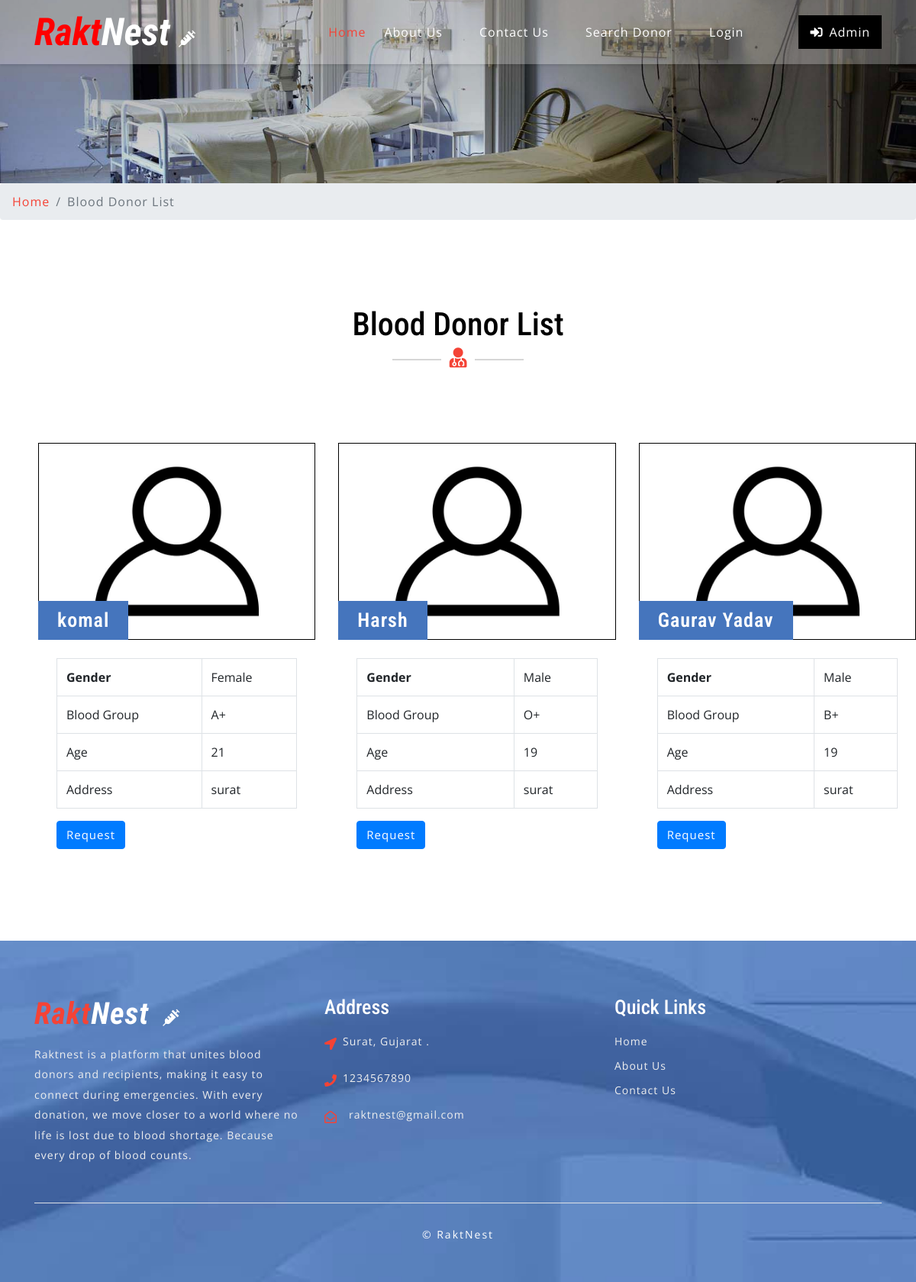
Page /donor-list.php on the committed database.
### tables this page shows
CREATE TABLE `tblblooddonars` (
  `id` int(11) NOT NULL,
  `FullName` varchar(100) DEFAULT NULL,
  `MobileNumber` char(11) DEFAULT NULL,
  `EmailId` varchar(100) DEFAULT NULL,
  `Gender` varchar(20) DEFAULT NULL,
  `Age` int(11) DEFAULT NULL,
  `BloodGroup` varchar(20) DEFAULT NULL,
  `Address` varchar(255) DEFAULT NULL,
  `Message` mediumtext DEFAULT NULL,
  `PostingDate` timestamp NOT NULL DEFAULT current_timestamp(),
  `status` int(1) DEFAULT NULL,
  `Password` varchar(250) DEFAULT NULL
);

CREATE TABLE `tblcontactusinfo` (
  `id` int(11) NOT NULL,
  `Address` tinytext DEFAULT NULL,
  `EmailId` varchar(255) DEFAULT NULL,
  `ContactNo` char(11) DEFAULT NULL
);

### donor-list.php (the view, shortened to what this page needs)
<?php
include('includes/config.php');
?>
<!DOCTYPE html>
<html lang="zxx">
<head>
	<link rel="stylesheet" href="css/bootstrap.css">
	<link rel="stylesheet" href="css/style.css" type="text/css" media="all" />
	<link rel="stylesheet" href="css/fontawesome-all.css">
</head>
<body>
	<?php include('includes/header.php');?>
	<div class="inner-banner-w3ls">
	</div>
	<div class="breadcrumb-agile">
		<div aria-label="breadcrumb">
			<ol class="breadcrumb">
				<li class="breadcrumb-item">
					<a href="index.php">Home</a>
				</li>
				<li class="breadcrumb-item active" aria-current="page">Blood Donor List</li>
			</ol>
		</div>
	</div>
	<div class="agileits-contact py-5">
		<div class="py-xl-5 py-lg-3">
			<div class="w3ls-titles text-center mb-5">
				<h3 class="title">Blood Donor List</h3>
				<span>
					<i class="fas fa-user-md"></i>
				</span>
			</div>
			<div class="d-flex">
				<div class="row package-grids mt-5" style="padding-left: 50px;">
				<?php
$status=1;
$sql = "SELECT * from tblblooddonars where status=:status";
$query = $dbh -> prepare($sql);
$query->bindParam(':status',$status,PDO::PARAM_STR);
$query->execute();
$results=$query->fetchAll(PDO::FETCH_OBJ);
if($query->rowCount() > 0)
{
foreach($results as $result)
{ ?>
				<div class="col-md-4 pricing">
					<div class="price-top">
							<img src="images/blood-donor.jpg" alt="Blood Donot" style="border:1px #000 solid" class="img-fluid" />
						<h3><?php echo htmlentities($result->FullName);?>
						</h3>
					</div>
					<div class="price-bottom p-4">
<table class="table table-bordered">
    <tbody>
      <tr>
        <th>Gender</th>
        <td><?php echo htmlentities($result->Gender);?></td>
      </tr>
      <tr>
        <td>Blood Group</td>
        <td><?php echo htmlentities($result->BloodGroup);?></td>
      </tr>
      <tr>
               <tr>
        <td>Age</td>
        <td><?php echo htmlentities($result->Age);?></td>
      </tr>
        <tr>
        <td>Address</td>
        <td><?php echo htmlentities($result->Address);?></td>
      </tr>
    </tbody>
</table>
<a class="btn btn-primary" style="color:#fff"  href="contact-blood.php?cid=<?php echo $result->id;?>">Request</a>
					</div>
				</div><br>
			<?php }} ?>
			</div>
			</div>
		</div>
	</div>
	<?php include('includes/footer.php');?>
</body>
</html>

### includes/footer.php (shortened to what this page needs)
<footer>
    <div class="w3ls-footer-grids pt-sm-4 pt-3">
      <div class="container py-xl-5 py-lg-3">
        <div class="row">
          <div class="col-md-4 w3l-footer">
            <h2 class="mb-sm-3 mb-2">
              <a href="index.php" class="text-white font-italic font-weight-bold">
                <span>Rakt</span>Nest
                <i class="fas fa-syringe ml-2"></i>
              </a>
            </h2>
            <p>Raktnest is a platform that unites blood donors and recipients, making it easy to
              connect during emergencies. With every donation, we move closer to a world where no life is lost  due to
              blood shortage. Because every drop of blood counts.
            </p>
          </div>
          <div class="col-md-4 w3l-footer my-md-0 my-4">
            <h3 class="mb-sm-3 mb-2 text-white">Address</h3>
            <ul class="list-unstyled">
              <?php
$sql = "SELECT * from tblcontactusinfo";
$query = $dbh -> prepare($sql);
$query->execute();
$results=$query->fetchAll(PDO::FETCH_OBJ);
if($query->rowCount() > 0)
{
foreach($results as $result)
{ ?>
              <li>
                <i class="fas fa-location-arrow float-left"></i>
                <p class="ml-4">
                  <span><?php  echo $result->Address; ?>. </p>
                <div class="clearfix"></div>
              </li>
              <li class="my-3">
                <i class="fas fa-phone float-left"></i>
                <p class="ml-4"><?php  echo $result->ContactNo; ?></p>
                <div class="clearfix"></div>
              </li>
              <li>
                <i class="far fa-envelope-open float-left"></i>
                <a href="mailto:info@example.com" class="ml-3"><?php  echo $result->EmailId; ?></a>
                <div class="clearfix"></div>
              </li>
            <?php } } ?></ul>
          </div>
          <div class="col-md-4 w3l-footer">
            <h3 class="mb-sm-3 mb-2 text-white">Quick Links</h3>
            <div class="nav-w3-l">
              <ul class="list-unstyled">
                <li>
                  <a href="index.php">Home</a>
                </li>
                <li class="mt-2">
                  <a href="about.php">About Us</a>
                </li>
                <li class="mt-2">
                  <a href="contact.php">Contact Us</a>
                </li>
              </ul>
            </div>
          </div>
        </div>
        <div class="border-top mt-5 pt-lg-4 pt-3 pb-lg-0 pb-3 text-center">
          <p class="copy-right-grids mt-lg-1">©  RaktNest
          </p>
        </div>
      </div>
    </div>
  </footer>

### css/style.css (style rules this page uses)
body { padding: 0; margin: 0; background: #FFF; font-family: 'Open Sans', sans-serif; }
body a { transition: 0.5s all; -webkit-transition: 0.5s all; -moz-transition: 0.5s all; -o-transition: 0.5s all; -ms-transition: 0.5s all; text-decoration: none; }
h1, h2, h3, h4, h5, h6 { margin: 0; padding: 0; font-family: 'Roboto Condensed', sans-serif; }
p { margin: 0; padding: 0; font-family: 'Open Sans', sans-serif; font-size: 15px; letter-spacing: 1px; line-height: 1.9; color: #999; }
ul, ol { margin: 0; padding: 0; }
.navbar-light .navbar-brand, .navbar-light .navbar-brand:hover, .navbar-light .navbar-brand:focus, .w3l-footer h2 a span { color: #f44336; }
a.navbar-brand i, .w3l-footer h2 a i { color: #fff; font-size: 22px; }
h3.title { color: #000; font-size: 42px; }
.w3ls-titles span { position: relative; }
.w3ls-titles span:before { content: " "; background: #d6d6d6; width: 64px; height: 2px; position: absolute; top: 9px; left: -75px; }
.w3ls-titles span:after { content: " "; background: #d6d6d6; width: 64px; height: 2px; position: absolute; top: 9px; right: -75px; }
.w3ls-titles i { color: #f44336; font-size: 26px; margin-top: 5px; }
.pricing { -webkit-transition: all 0.5s; -moz-transition: all 0.5s; -o-transition: all 0.5s; -ms-transition: all 0.5s; transition: all 0.5s; }
.price-top { position: relative; }
.price-top h3 { font-size: 26px; color: #fff; position: absolute; background: #4575bd; padding: 10px 25px; bottom: 0; letter-spacing: 1px; text-align: center; font-weight: 600; }
.price-bottom { background: #fff; }
.price-bottom a { color: #999; letter-spacing: 1px; font-size: 15px; }
footer { background: url(../images/bg3.jpg) no-repeat center fixed; background-size: cover; -webkit-background-size: cover; -moz-background-size: cover; -o-background-size: cover; -moz-background-size: cover; }
.w3l-footer h2 a { font-size: 40px; letter-spacing: 1px; }
.w3l-footer h3 { font-size: 26px; }
.w3l-footer p, .w3l-footer p a, .w3l-footer ul li a { font-size: 14px; color: #efefef; letter-spacing: 1px; }
.w3l-footer ul li i { color: #f44336; line-height: 2; }
p.copy-right-grids { font-size: 14px; color: #fff; letter-spacing: 2px; }
.inner-banner-w3ls { background: url(../images/banner3.jpg) no-repeat center; background-size: cover; -webkit-background-size: cover; -moz-background-size: cover; -o-background-size: cover; -moz-background-size: cover; height: 20vw; }
.breadcrumb li a { color: #f44336; }
.breadcrumb li { letter-spacing: 1px; color: #000; }

### rows in the picture
tblblooddonars: FullName "komal", Gender "Female", BloodGroup "A+", Age "21", Address "surat"
tblblooddonars: FullName "Harsh", Gender "Male", BloodGroup "O+", Age "19", Address "surat"
tblblooddonars: FullName "Gaurav Yadav", Gender "Male", BloodGroup "B+", Age "19", Address "surat"
tblcontactusinfo: Address "Surat, Gujarat", ContactNo "1234567890", EmailId "raktnest@gmail.com"
